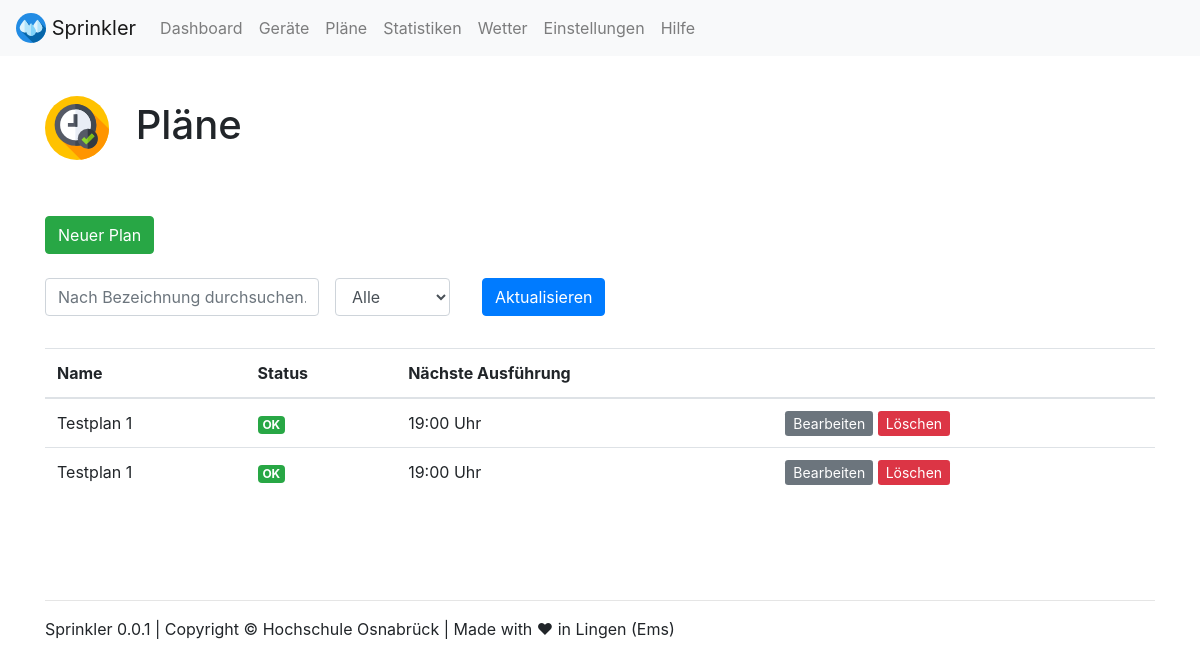
The app's page /plans/ with its own data.
### webapp/models.py (models this page shows)
class Plan(models.Model):
    name = models.CharField(max_length=200)
    status = models.CharField(
        max_length=10,
        choices=STATUS_CHOICES,
        default='OK',
    )
    description = models.CharField(max_length=3000, default="Beschreibung")
    automation = models.BooleanField(default=False)

### webapp/views.py (the view)
# urls.py: path('plans/', views.plans, name='plans'),
def plans(request):
    args = {}
    args['filter_name'] = request.GET.get('name', '')
    args['filter_status'] = request.GET.get('status', '')
    q = Plan.objects
    check = 0
    if(args['filter_name']!=''):
        q = q.filter(name__contains=args['filter_name'])
        check = 1
    if(args['filter_status'] == 'OK' or args['filter_status'] == 'Warnung' or args['filter_status'] == 'Fehler'):
        q = q.filter(status__contains=args['filter_status'])
        check = 1
    if(check == 0):
        q = q.all()
    args['plans'] = q
    return TemplateResponse(request, "plans.html", args)

### webapp/templates/plans.html (shortened to what this page needs)
{% load static %}
{% include "views/top.html" %}
<br>
<h1><img src="{% static 'webapp/img/icons/plans.svg' %}" width="64" class="mr-3"> Pläne</h1>
<br><br>
<a class="btn btn-success" target="_blank" href="/admin/webapp/plan/add/" role="button">Neuer Plan</a>
<br>
<br>
<form class="form-inline" method="GET" action="{% url 'plans' %}">
  <div class="form-group mb-2">
    <input value="{{ filter_name }}" name="name" type="text" class="form-control" placeholder="Nach Bezeichnung durchsuchen...">
  </div>
  <div class="form-group mx-sm-3 mb-2">
    <select name="status" id="inputState" class="form-control">
        <option {% if filter_status == 'Alle' %} selected {% endif %}>Alle</option>
    </select>
  </div>
  <div class="form-group mx-sm-3 mb-2">
    <button type="submit" class="btn btn-primary">Aktualisieren</button>
  </div>
</form>
<br>
{% if plans %}
<table class="table table-hover">
  <thead>
    <tr>
      <th scope="col">Name</th>
      <th scope="col">Status</th>
      <th scope="col">Nächste Ausführung</th>
      <th scope="col"></th>
    </tr>
  </thead>
  <tbody>
    {% for plan in plans %}
    <tr>
      <td scope="row">{{ plan.name }}</td>
      <td>
        {% if plan.status == 'OK' %}
        <span class="badge badge-success">OK</span>
        {% endif %}
      </td>
      <td>19:00 Uhr</td>
      <td>
        <a class="btn-sm btn-secondary" href="/admin/webapp/plan/{{plan.id}}/change/" role="button">Bearbeiten</a>
        <a class="btn-sm btn-danger" href="/admin/webapp/plan/{{plan.id}}/delete/" role="button">Löschen</a>
      </td>
    </tr>
    {% endfor %}
  </tbody>
</table>
{% else %}
<p>Es wurden keine Pläne gefunden.</p>
{% endif %}
{% include "views/footer.html" %}
{% include "views/bottom.html" %}

### records on screen
Plan: name "Testplan 1", status "OK"
Plan: name "Testplan 1", status "OK"
